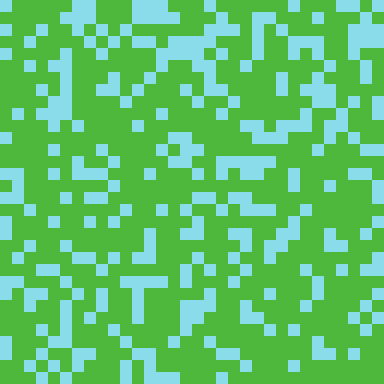
Frame 1 (no input)
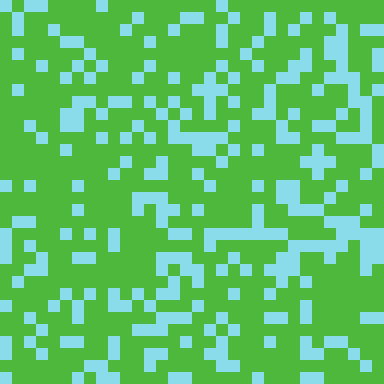
Frame 2 (the mouse pressed at the canvas centre, redrawn once)

The p5.js sketch that drew these frames (run headless with seeded random() and noise() and a simulated clock; the mouse was pressed at the canvas centre and the sketch redrawn once):

// p5.js sketch
// ── sketch.js
var cols = 32
var rows = 32

function setup() {
  createCanvas(384, 384);
  noLoop()
}

function draw() {
  background(220);
  rectangles();
}

function rectangles() {
  for (var i = 0; i < cols; i++) {
    for (var j = 0; j < rows; j++) {
      var x = i * 12;
      var y = j * 12;
      let color1 = color(78, 184, 61);
      let color2 = color(138, 220, 234);
      noStroke();
      if (random() < .7) {
        fill(color1)
      } else {
        fill(color2)
      }
      rect(x, y, 12, 12);
    }
  }
}
